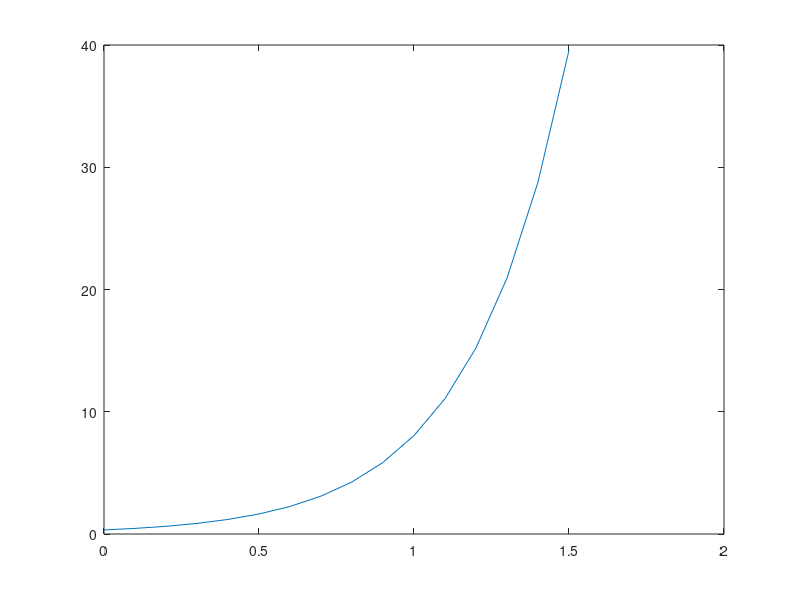

MATLAB code to generate this figure:
% clear,clc
% y1(1)=1/3;
% h=0.1;%步长h=0.1
% k=1;
% for t=h:h:1.5
%     k=k+1;
%     y1(k)=y1(k-1)+(-30)*y1(k-1)*h;
% end
% x=0:h:1.5;
% plot(x,y1,'k')

clear,clc
f=inline('-30*y','t','y'); %微分方程表达式
h=0.1; %步长h
n=1+1.5/h; %t点的个数
y(1)=1/3;t(1)=0;
for i=2:n
    k1=f(t(i-1),y(i-1));
    k2=f(t(i-1)+h/2,y(i-1)+k1*h/2);
    k3=f(t(i-1)+h/2,y(i-1)+k2*h/2);
    k4=f(t(i-1)+h,y(i-1)+k3*h);
    y(i)=y(i-1)+h*(k1+2*k2+2*k3+k4)/6;
    t(i)=t(i-1)+h;
end
plot(t,y)

% t=0:0.00001:1.5;
% y=exp(-30*t)/3;%解析表达式
% plot(t,y)